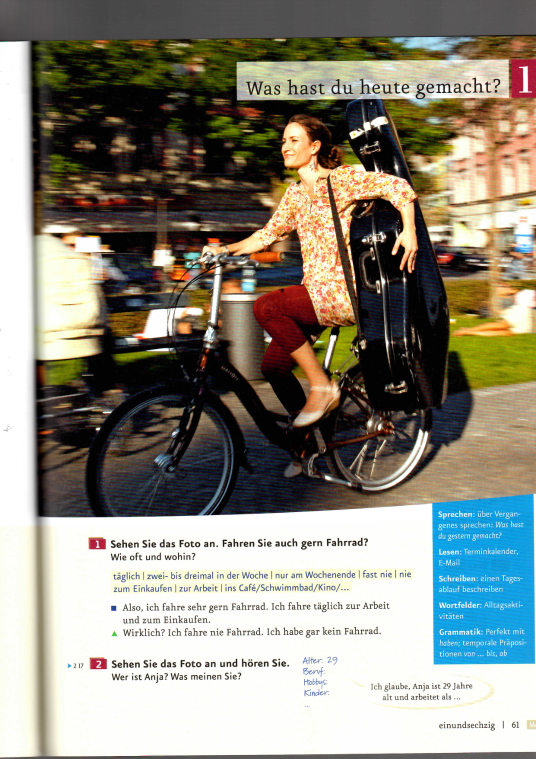
#> input picture assets/kb-a11-p61.png, 1072 x 1518 px, given in place of native-5-900.png, which was not available (shown at 1/2 size)
$ python kb11-cmp.py 5
#> lines starting #> are read from the running program, lines starting #| are printed output that depends on the picture
import sys
from PIL import Image
p=int(sys.argv[1]);w=900
n=Image.open(f'/tmp/shots/native-{p}-900.png').convert('RGB');o=Image.open(f'/downloads/repo/assets/kb-a11-p{p}.png').convert('RGB')
#> further down, n is the input picture: PIL image 1072x1518 RGB; mean R, G, B 142.1, 139.3, 127.2
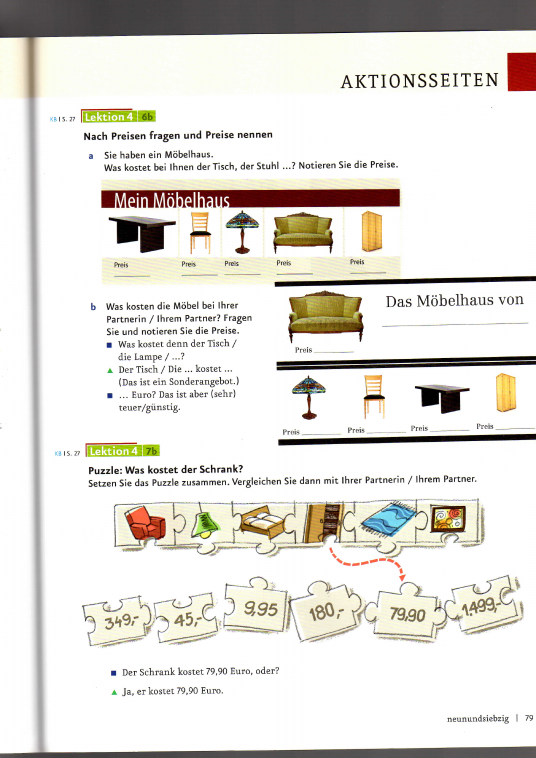
#> input picture assets/kb-a11-p79.png, 1072 x 1516 px, given in place of kb-a11-p5.png, which was not available (shown at 1/2 size)
#> further down, o is the input picture: PIL image 1072x1516 RGB; mean R, G, B 226.4, 223.7, 218.1
n=n.resize((w,int(n.height*w/n.width)));o=o.resize((w,n.height))
#> after `n = n.resize((w, int(n.height * w / n.width)))`:
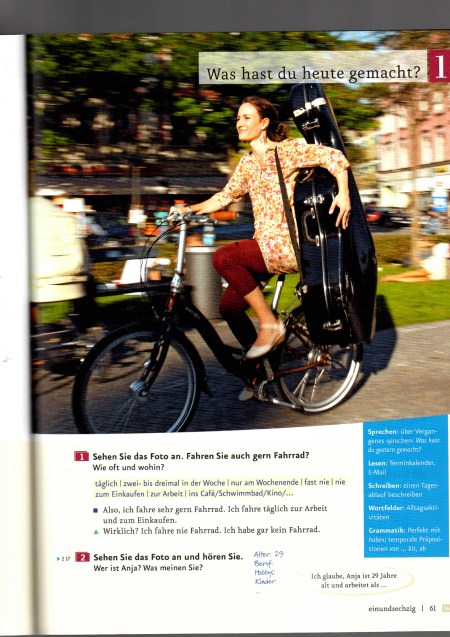
#> n: PIL image 900x1274 RGB (shown at 1/2 size); mean R, G, B 142, 139.3, 127.2
#> after `o = o.resize((w, n.height))`:
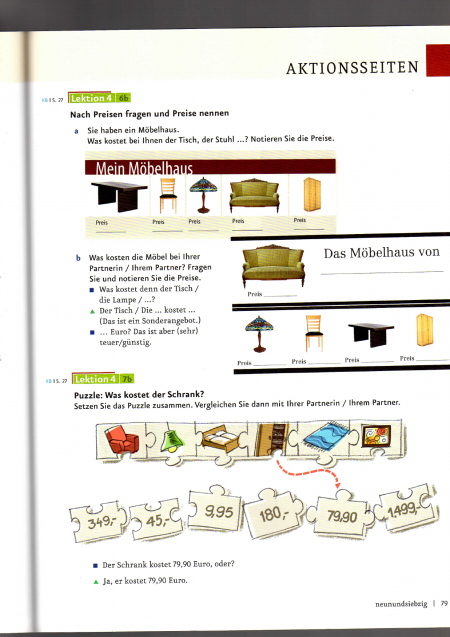
#> o: PIL image 900x1274 RGB (shown at 1/2 size); mean R, G, B 226.3, 223.6, 218.1
h=n.height//2
#> h = 637
for k in (0,1):
    m=Image.new('RGB',(w*2+10,h+4),'white');m.paste(o.crop((0,k*h,w,(k+1)*h)),(0,0));m.paste(n.crop((0,k*h,w,(k+1)*h)),(w+10,0));m.save(f'/tmp/shots/cmp{p}_{k}.png')
#> this loop made 2 passes
#> pass 1, `m = Image.new('RGB', (w * 2 + 10, h + 4), 'white')`:
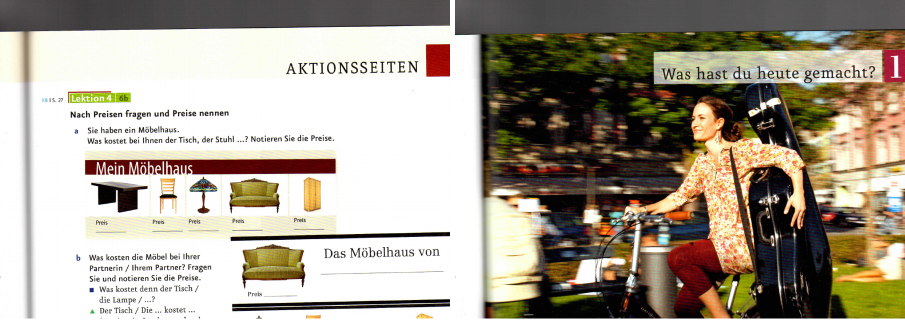
#> saved as cmp5_0.png: PIL image 1810x641 RGB (shown at 1/2 size); mean R, G, B 167.5, 159.1, 144.5
#> pass 2, `m = Image.new('RGB', (w * 2 + 10, h + 4), 'white')`:
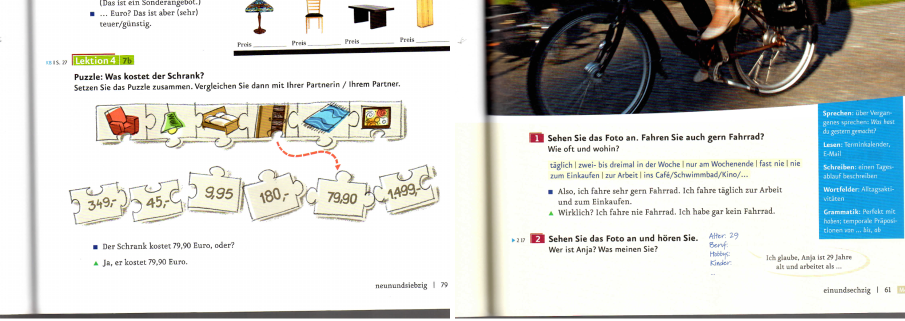
#> saved as cmp5_1.png: PIL image 1810x641 RGB (shown at 1/2 size); mean R, G, B 202.5, 205.6, 202.7
